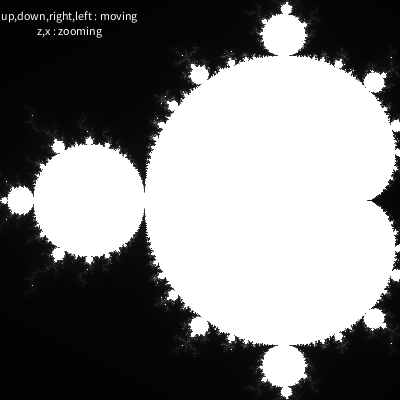
Frame 1 (no input)
Frame 2 (the mouse pressed at the canvas centre, redrawn once): identical to frame 1, image omitted

The Processing sketch that drew this single still picture (run headless with seeded random() and noise(); the mouse was pressed at the canvas centre and the sketch redrawn once):

// Processing sketch: Mandelbrot
// ── Mandelbrot.pde
float a = -0.5; //座標x方向の移動量 
float b = 0.0;  //座標y方向の移動量
float scale = 1.8; //倍率の設定

PImage image;

void setup(){
  size(400,400); //400x400画素の描画窓を作成
  colorMode(RGB); //RGB色空間にセット
  background(0); //背景は黒にセット
  
  image = createImage(width, height, RGB);
  
  noLoop();
}

int calc(float x0, float y0){
  float x=0.0, y=0.0;
  int iteration = 0;
  int max_iteration = 300;
  float sqrLimit = 10;
  while( x*x + y*y < sqrLimit && iteration < max_iteration){
    float xTmp = x*x - y*y + x0;
    y = 2*x*y + y0;
    x = xTmp;
    iteration+=1;
  }
  
  return int (255 * iteration / max_iteration); 
}

void update()
{
  image.loadPixels();
  float dx = scale/image.width;
  float dy = scale/image.height;
  
  for(int i=0; i<image.width; i++){
    float x0 = -scale*0.5 + i*dx + a;
    for(int j=0; j<image.height; j++){
      float y0 = -scale*0.5 + j*dy + b;
      int c = calc(x0, y0);
      image.pixels[j*image.width+i] = color(c);
    }
  }
  
  image.updatePixels();

}

//描画部
void draw(){
  background(0);
  update();
  image(image, 0, 0, width, height);
  
  fill(255,255,255);    
  text("up,down,right,left : moving", 1,20);
  text("               z,x : zooming", 1, 35);
}

void keyPressed()
{
  float speed = 0.1 * scale;
  if(key == CODED){
    switch(keyCode){
      case UP:
        b -= speed;
        break;
      case DOWN:
        b += speed;
        break;
      case RIGHT:
        a += speed;
        break;
      case LEFT:
        a -= speed;
        break;
    }
  }
  
  float zoomSpeed = 0.3; // 0~1.0の間
  switch(key)
  {
    case 'z':
      scale *= (1-zoomSpeed);      
      break;
    case 'x':
      scale *= (1+zoomSpeed);
      break;  
  }
  
  redraw();
}
